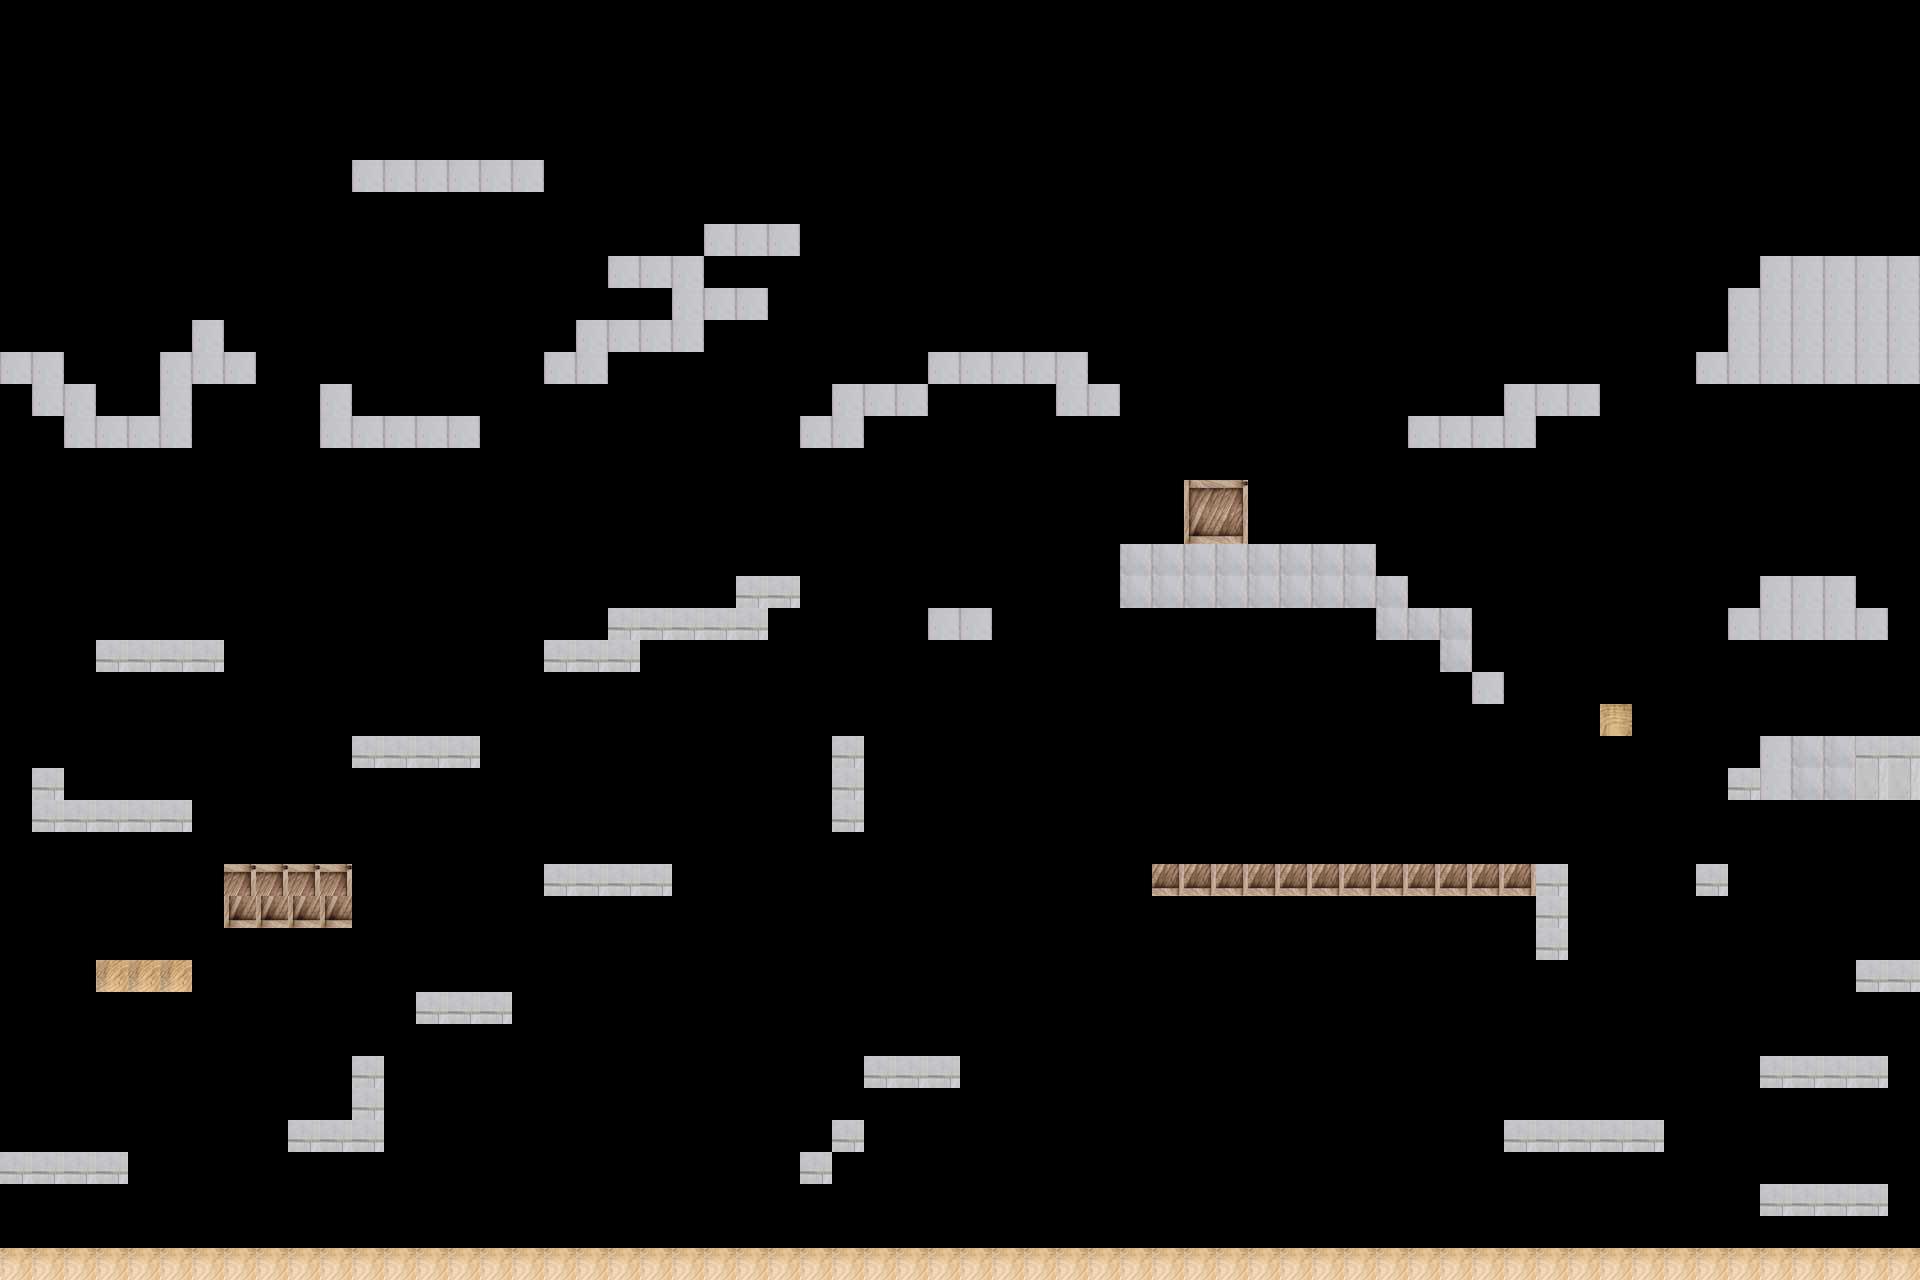

Rendered tile map (Tiled .tmx) drawn with the repository's tilesets; below, a short description and the full map source, tile grids included:
An orthogonal 60x40 tile map with 32x32 px tiles, 1 tile layer (Tile Layer 1).

<map version="1.0" orientation="orthogonal" renderorder="right-down" width="60" height="40" tilewidth="32" tileheight="32" nextobjectid="1">
 <tileset firstgid="1" name="main" tilewidth="32" tileheight="32" tilecount="12" columns="6">
  <image source="../img/tiles.jpg" width="192" height="64" />
 </tileset>
 <layer name="Tile Layer 1" width="60" height="40">
  <data encoding="csv">
0,0,0,0,0,0,0,0,0,0,0,0,0,0,0,0,0,0,0,0,0,0,0,0,0,0,0,0,0,0,0,0,0,0,0,0,0,0,0,0,0,0,0,0,0,0,0,0,0,0,0,0,0,0,0,0,0,0,0,0,
0,0,0,0,0,0,0,0,0,0,0,0,0,0,0,0,0,0,0,0,0,0,0,0,0,0,0,0,0,0,0,0,0,0,0,0,0,0,0,0,0,0,0,0,0,0,0,0,0,0,0,0,0,0,0,0,0,0,0,0,
0,0,0,0,0,0,0,0,0,0,0,0,0,0,0,0,0,0,0,0,0,0,0,0,0,0,0,0,0,0,0,0,0,0,0,0,0,0,0,0,0,0,0,0,0,0,0,0,0,0,0,0,0,0,0,0,0,0,0,0,
0,0,0,0,0,0,0,0,0,0,0,0,0,0,0,0,0,0,0,0,0,0,0,0,0,0,0,0,0,0,0,0,0,0,0,0,0,0,0,0,0,0,0,0,0,0,0,0,0,0,0,0,0,0,0,0,0,0,0,0,
0,0,0,0,0,0,0,0,0,0,0,0,0,0,0,0,0,0,0,0,0,0,0,0,0,0,0,0,0,0,0,0,0,0,0,0,0,0,0,0,0,0,0,0,0,0,0,0,0,0,0,0,0,0,0,0,0,0,0,0,
0,0,0,0,0,0,0,0,0,0,0,1,1,1,1,1,1,0,0,0,0,0,0,0,0,0,0,0,0,0,0,0,0,0,0,0,0,0,0,0,0,0,0,0,0,0,0,0,0,0,0,0,0,0,0,0,0,0,0,0,
0,0,0,0,0,0,0,0,0,0,0,0,0,0,0,0,0,0,0,0,0,0,0,0,0,0,0,0,0,0,0,0,0,0,0,0,0,0,0,0,0,0,0,0,0,0,0,0,0,0,0,0,0,0,0,0,0,0,0,0,
0,0,0,0,0,0,0,0,0,0,0,0,0,0,0,0,0,0,0,0,0,0,1,1,1,0,0,0,0,0,0,0,0,0,0,0,0,0,0,0,0,0,0,0,0,0,0,0,0,0,0,0,0,0,0,0,0,0,0,0,
0,0,0,0,0,0,0,0,0,0,0,0,0,0,0,0,0,0,0,1,1,1,0,0,0,0,0,0,0,0,0,0,0,0,0,0,0,0,0,0,0,0,0,0,0,0,0,0,0,0,0,0,0,0,0,1,1,1,1,1,
0,0,0,0,0,0,0,0,0,0,0,0,0,0,0,0,0,0,0,0,0,1,1,1,0,0,0,0,0,0,0,0,0,0,0,0,0,0,0,0,0,0,0,0,0,0,0,0,0,0,0,0,0,0,1,1,1,1,1,1,
0,0,0,0,0,0,1,0,0,0,0,0,0,0,0,0,0,0,1,1,1,1,0,0,0,0,0,0,0,0,0,0,0,0,0,0,0,0,0,0,0,0,0,0,0,0,0,0,0,0,0,0,0,0,1,1,1,1,1,1,
1,1,0,0,0,1,1,1,0,0,0,0,0,0,0,0,0,1,1,0,0,0,0,0,0,0,0,0,0,1,1,1,1,1,0,0,0,0,0,0,0,0,0,0,0,0,0,0,0,0,0,0,0,1,1,1,1,1,1,1,
0,1,1,0,0,1,0,0,0,0,1,0,0,0,0,0,0,0,0,0,0,0,0,0,0,0,1,1,1,0,0,0,0,1,1,0,0,0,0,0,0,0,0,0,0,0,0,1,1,1,0,0,0,0,0,0,0,0,0,0,
0,0,1,1,1,1,0,0,0,0,1,1,1,1,1,0,0,0,0,0,0,0,0,0,0,1,1,0,0,0,0,0,0,0,0,0,0,0,0,0,0,0,0,0,1,1,1,1,0,0,0,0,0,0,0,0,0,0,0,0,
0,0,0,0,0,0,0,0,0,0,0,0,0,0,0,0,0,0,0,0,0,0,0,0,0,0,0,0,0,0,0,0,0,0,0,0,0,0,0,0,0,0,0,0,0,0,0,0,0,0,0,0,0,0,0,0,0,0,0,0,
0,0,0,0,0,0,0,0,0,0,0,0,0,0,0,0,0,0,0,0,0,0,0,0,0,0,0,0,0,0,0,0,0,0,0,0,0,5,6,0,0,0,0,0,0,0,0,0,0,0,0,0,0,0,0,0,0,0,0,0,
0,0,0,0,0,0,0,0,0,0,0,0,0,0,0,0,0,0,0,0,0,0,0,0,0,0,0,0,0,0,0,0,0,0,0,0,0,11,12,0,0,0,0,0,0,0,0,0,0,0,0,0,0,0,0,0,0,0,0,0,
0,0,0,0,0,0,0,0,0,0,0,0,0,0,0,0,0,0,0,0,0,0,0,0,0,0,0,0,0,0,0,0,0,0,0,7,7,7,7,7,7,7,7,0,0,0,0,0,0,0,0,0,0,0,0,0,0,0,0,0,
0,0,0,0,0,0,0,0,0,0,0,0,0,0,0,0,0,0,0,0,0,0,0,2,2,0,0,0,0,0,0,0,0,0,0,7,7,7,7,7,7,7,7,7,0,0,0,0,0,0,0,0,0,0,0,1,1,1,0,0,
0,0,0,0,0,0,0,0,0,0,0,0,0,0,0,0,0,0,0,2,2,2,2,2,0,0,0,0,0,1,1,0,0,0,0,0,0,0,0,0,0,0,0,7,7,7,0,0,0,0,0,0,0,0,1,1,1,1,1,0,
0,0,0,2,2,2,2,0,0,0,0,0,0,0,0,0,0,2,2,2,0,0,0,0,0,0,0,0,0,0,0,0,0,0,0,0,0,0,0,0,0,0,0,0,0,7,0,0,0,0,0,0,0,0,0,0,0,0,0,0,
0,0,0,0,0,0,0,0,0,0,0,0,0,0,0,0,0,0,0,0,0,0,0,0,0,0,0,0,0,0,0,0,0,0,0,0,0,0,0,0,0,0,0,0,0,0,1,0,0,0,0,0,0,0,0,0,0,0,0,0,
0,0,0,0,0,0,0,0,0,0,0,0,0,0,0,0,0,0,0,0,0,0,0,0,0,0,0,0,0,0,0,0,0,0,0,0,0,0,0,0,0,0,0,0,0,0,0,0,0,0,4,0,0,0,0,0,0,0,0,0,
0,0,0,0,0,0,0,0,0,0,0,2,2,2,2,0,0,0,0,0,0,0,0,0,0,0,2,0,0,0,0,0,0,0,0,0,0,0,0,0,0,0,0,0,0,0,0,0,0,0,0,0,0,0,0,1,7,7,2,2,
0,2,0,0,0,0,0,0,0,0,0,0,0,0,0,0,0,0,0,0,0,0,0,0,0,0,2,0,0,0,0,0,0,0,0,0,0,0,0,0,0,0,0,0,0,0,0,0,0,0,0,0,0,0,2,1,7,7,8,8,
0,2,2,2,2,2,0,0,0,0,0,0,0,0,0,0,0,0,0,0,0,0,0,0,0,0,2,0,0,0,0,0,0,0,0,0,0,0,0,0,0,0,0,0,0,0,0,0,0,0,0,0,0,0,0,0,0,0,0,0,
0,0,0,0,0,0,0,0,0,0,0,0,0,0,0,0,0,0,0,0,0,0,0,0,0,0,0,0,0,0,0,0,0,0,0,0,0,0,0,0,0,0,0,0,0,0,0,0,0,0,0,0,0,0,0,0,0,0,0,0,
0,0,0,0,0,0,0,6,6,6,6,0,0,0,0,0,0,2,2,2,2,0,0,0,0,0,0,0,0,0,0,0,0,0,0,0,12,12,12,12,12,12,12,12,12,12,12,12,2,0,0,0,0,2,0,0,0,0,0,0,
0,0,0,0,0,0,0,11,11,11,11,0,0,0,0,0,0,0,0,0,0,0,0,0,0,0,0,0,0,0,0,0,0,0,0,0,0,0,0,0,0,0,0,0,0,0,0,0,2,0,0,0,0,0,0,0,0,0,0,0,
0,0,0,0,0,0,0,0,0,0,0,0,0,0,0,0,0,0,0,0,0,0,0,0,0,0,0,0,0,0,0,0,0,0,0,0,0,0,0,0,0,0,0,0,0,0,0,0,2,0,0,0,0,0,0,0,0,0,0,0,
0,0,0,3,3,3,0,0,0,0,0,0,0,0,0,0,0,0,0,0,0,0,0,0,0,0,0,0,0,0,0,0,0,0,0,0,0,0,0,0,0,0,0,0,0,0,0,0,0,0,0,0,0,0,0,0,0,0,2,2,
0,0,0,0,0,0,0,0,0,0,0,0,0,2,2,2,0,0,0,0,0,0,0,0,0,0,0,0,0,0,0,0,0,0,0,0,0,0,0,0,0,0,0,0,0,0,0,0,0,0,0,0,0,0,0,0,0,0,0,0,
0,0,0,0,0,0,0,0,0,0,0,0,0,0,0,0,0,0,0,0,0,0,0,0,0,0,0,0,0,0,0,0,0,0,0,0,0,0,0,0,0,0,0,0,0,0,0,0,0,0,0,0,0,0,0,0,0,0,0,0,
0,0,0,0,0,0,0,0,0,0,0,2,0,0,0,0,0,0,0,0,0,0,0,0,0,0,0,2,2,2,0,0,0,0,0,0,0,0,0,0,0,0,0,0,0,0,0,0,0,0,0,0,0,0,0,2,2,2,2,0,
0,0,0,0,0,0,0,0,0,0,0,2,0,0,0,0,0,0,0,0,0,0,0,0,0,0,0,0,0,0,0,0,0,0,0,0,0,0,0,0,0,0,0,0,0,0,0,0,0,0,0,0,0,0,0,0,0,0,0,0,
0,0,0,0,0,0,0,0,0,2,2,2,0,0,0,0,0,0,0,0,0,0,0,0,0,0,2,0,0,0,0,0,0,0,0,0,0,0,0,0,0,0,0,0,0,0,0,2,2,2,2,2,0,0,0,0,0,0,0,0,
2,2,2,2,0,0,0,0,0,0,0,0,0,0,0,0,0,0,0,0,0,0,0,0,0,2,0,0,0,0,0,0,0,0,0,0,0,0,0,0,0,0,0,0,0,0,0,0,0,0,0,0,0,0,0,0,0,0,0,0,
0,0,0,0,0,0,0,0,0,0,0,0,0,0,0,0,0,0,0,0,0,0,0,0,0,0,0,0,0,0,0,0,0,0,0,0,0,0,0,0,0,0,0,0,0,0,0,0,0,0,0,0,0,0,0,2,2,2,2,0,
0,0,0,0,0,0,0,0,0,0,0,0,0,0,0,0,0,0,0,0,0,0,0,0,0,0,0,0,0,0,0,0,0,0,0,0,0,0,0,0,0,0,0,0,0,0,0,0,0,0,0,0,0,0,0,0,0,0,0,0,
9,9,9,9,9,9,9,9,9,9,9,9,9,9,9,9,9,9,9,9,9,9,9,9,9,9,9,9,9,9,9,9,9,9,9,9,9,9,9,9,9,9,9,9,9,9,9,9,9,9,9,9,9,9,9,9,9,9,9,9
</data>
 </layer>
</map>